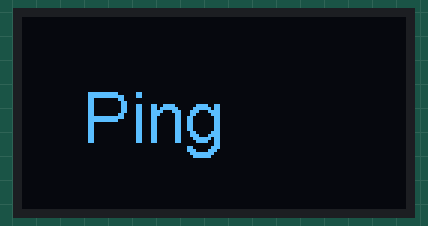
Simulated run of this sketch. Board: ESP8266 (NodeMCU). Parts: 128×64 one-colour display.

Above: at 0.1 s.

The sketch:

LoLin32-test.ino
```cpp
#include "SSD1306.h"

SSD1306 display(0x3c, 5, 4);

void setup() {
  display.init();
  display.setFont(ArialMT_Plain_24);
  display.setColor(WHITE);
 // display.setTestAlignment(TEST_ALIGN_CENTER);
  display.drawString(20, 20, "Ping");

  display.display();

}

void loop() {
  // put your main code here, to run repeatedly:

}
```
